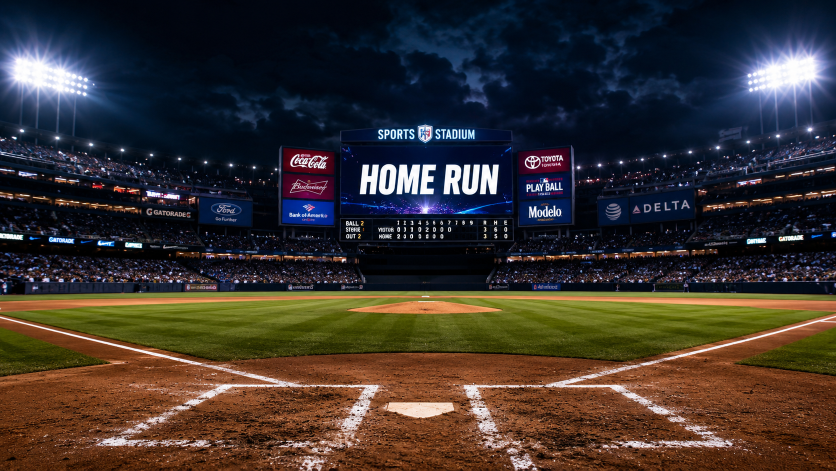
#> input picture assets/stadiums/796195A9-1EC0-4E84-A019-E5B9DB469191.png, 1672 x 941 px (shown at 1/2 size); its folder holds only this picture in this run
$ python -i graphics.py   (imports and definitions only)
#> lines starting #> are read from the running program, lines starting #| are printed output that depends on the picture
from PIL import Image, ImageDraw, ImageFont, ImageFilter
import requests
from io import BytesIO
import os
try:
    from theme import TEAM_THEMES
except Exception:
    TEAM_THEMES = {}

WIDTH = 1920
HEIGHT = 1080

def _stadium_background():
    stadium_dir = "assets/stadiums"

    if os.path.isdir(stadium_dir):
        for filename in os.listdir(stadium_dir):
            if filename.lower().endswith((".jpg", ".jpeg", ".png")):
                path = os.path.join(stadium_dir, filename)

                bg = Image.open(path).convert("RGB")
#> bg is the input picture: PIL image 1672x941 RGB; mean R, G, B 58, 50.3, 46.7
                bg = bg.resize((WIDTH, HEIGHT))
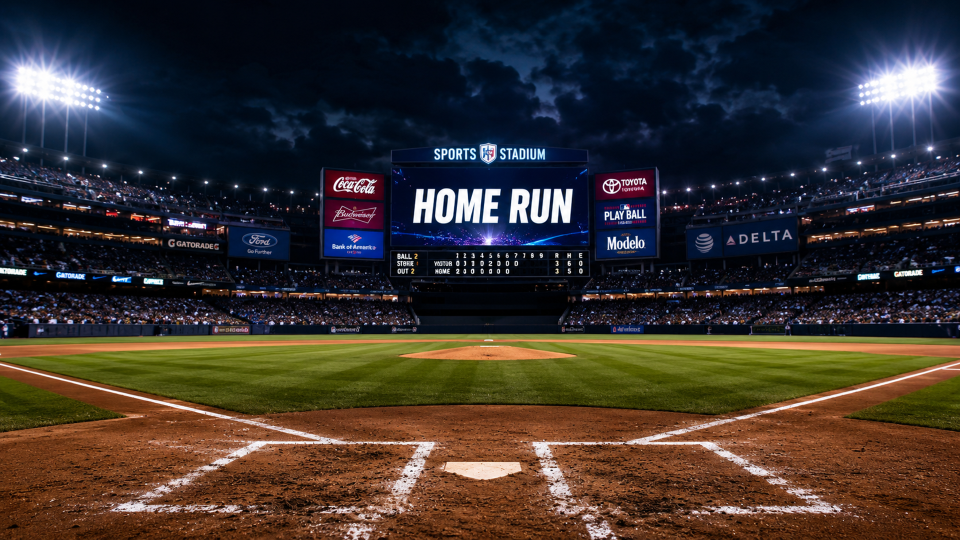
#> bg: PIL image 1920x1080 RGB (shown at 1/2 size); mean R, G, B 58, 50.3, 46.7
                bg = bg.filter(ImageFilter.GaussianBlur(8))
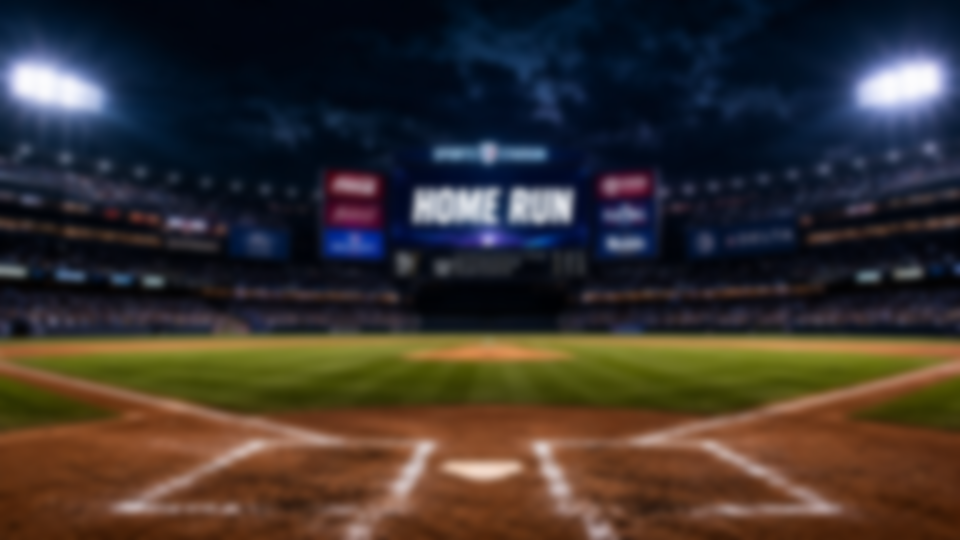
#> bg: PIL image 1920x1080 RGB (shown at 1/2 size); mean R, G, B 57.9, 50.3, 46.7
                return bg

    return Image.new("RGB", (WIDTH, HEIGHT), (18, 18, 22))

# [18 lines left out: function _font, not called in this run]

TEAM_LOGOS = {
    "Arizona Diamondbacks": "IMG_5991",
    "Atlanta Braves": "IMG_5998",
    "Athletics": "IMG_6018",
    "Baltimore Orioles": "IMG_6001",
    "Boston Red Sox": "IMG_5999",
    "Chicago Cubs": "IMG_6002",
    "Chicago White Sox": "IMG_6003",
    "Cincinnati Reds": "IMG_6004",
    "Cleveland Guardians": "IMG_6005",
    "Colorado Rockies": "IMG_6006",
    "Detroit Tigers": "IMG_6007",
    "Houston Astros": "IMG_6008",
    "Kansas City Royals": "IMG_6009",
    "Los Angeles Angels": "IMG_6010",
    "Los Angeles Dodgers": "IMG_6011",
    "Miami Marlins": "IMG_6012",
    "Milwaukee Brewers": "IMG_6013",
    "Minnesota Twins": "IMG_6015",
    "New York Mets": "IMG_6016",
    "New York Yankees": "IMG_6017",
    "Philadelphia Phillies": "IMG_6020",
    "Pittsburgh Pirates": "IMG_6021",
    "San Diego Padres": "IMG_6022",
    "San Francisco Giants": "IMG_6023",
    "Seattle Mariners": "IMG_6024",
    "St. Louis Cardinals": "IMG_6025",
    "Tampa Bay Rays": "IMG_6026",
    "Texas Rangers": "IMG_6027",
    "Toronto Blue Jays": "IMG_6028",
    "Washington Nationals": "IMG_6029",
}

# [216 lines left out: functions _team_logo, _headshot, create_home_run_graphic, not called in this run]

>>> result = _stadium_background()

$ run again, on assets/stadiums/IMG_5978.jpeg
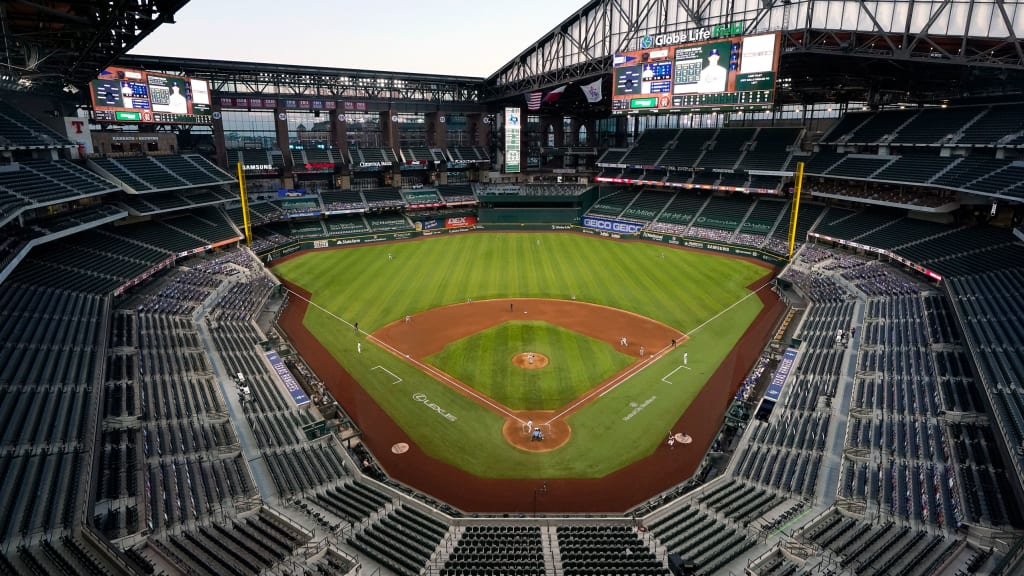
#> input picture assets/stadiums/IMG_5978.jpeg, 1024 x 576 px
#> in _stadium_background, bg is the input picture: PIL image 1024x576 RGB; mean R, G, B 77.4, 77.3, 67.2
#> in _stadium_background, `bg = bg.filter(ImageFilter.GaussianBlur(8))`:
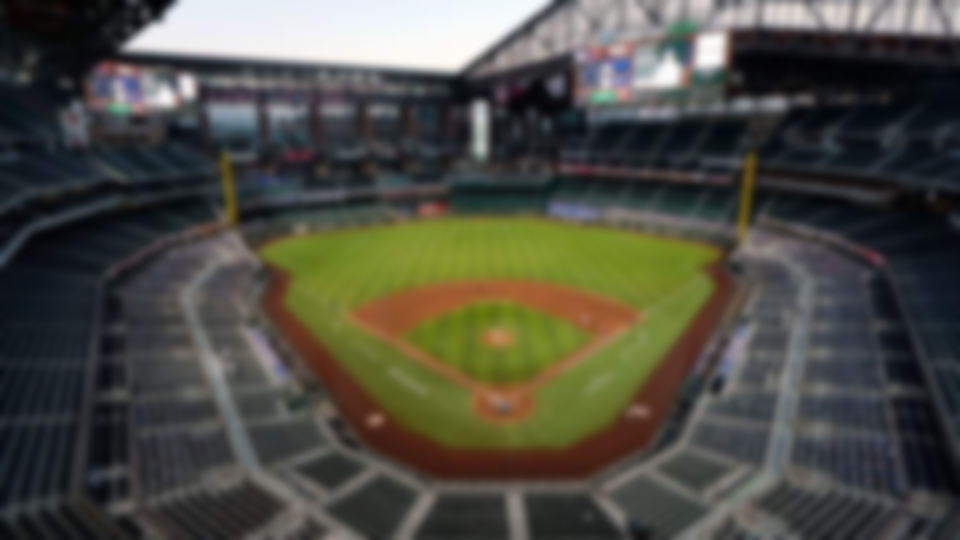
#> bg: PIL image 1920x1080 RGB (shown at 1/2 size); mean R, G, B 77.4, 77.4, 67.2
